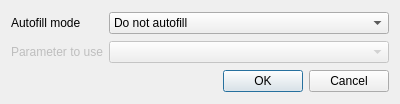
<?xml version="1.0" encoding="UTF-8"?>
<ui version="4.0">
 <class>DlgAutofill</class>
 <widget class="QDialog" name="DlgAutofill">
  <property name="geometry">
   <rect>
    <x>0</x>
    <y>0</y>
    <width>400</width>
    <height>104</height>
   </rect>
  </property>
  <property name="windowTitle">
   <string>Autofill settings</string>
  </property>
  <layout class="QGridLayout" name="gridLayout">
   <item row="0" column="0">
    <widget class="QLabel" name="label">
     <property name="text">
      <string>Autofill mode</string>
     </property>
    </widget>
   </item>
   <item row="0" column="1">
    <widget class="QComboBox" name="cmbFillType">
     <item>
      <property name="text">
       <string>Do not autofill</string>
      </property>
     </item>
     <item>
      <property name="text">
       <string>Fill with numbers</string>
      </property>
     </item>
     <item>
      <property name="text">
       <string>Fill with parameter values</string>
      </property>
     </item>
    </widget>
   </item>
   <item row="1" column="0">
    <widget class="QLabel" name="lblParameters">
     <property name="enabled">
      <bool>false</bool>
     </property>
     <property name="text">
      <string>Parameter to use</string>
     </property>
    </widget>
   </item>
   <item row="1" column="1">
    <widget class="QComboBox" name="cmbParameters">
     <property name="enabled">
      <bool>false</bool>
     </property>
     <property name="sizePolicy">
      <sizepolicy hsizetype="Expanding" vsizetype="Fixed">
       <horstretch>0</horstretch>
       <verstretch>0</verstretch>
      </sizepolicy>
     </property>
    </widget>
   </item>
   <item row="2" column="0" colspan="2">
    <widget class="QDialogButtonBox" name="buttonBox">
     <property name="orientation">
      <enum>Qt::Horizontal</enum>
     </property>
     <property name="standardButtons">
      <set>QDialogButtonBox::Cancel|QDialogButtonBox::Ok</set>
     </property>
    </widget>
   </item>
  </layout>
 </widget>
 <resources/>
 <connections>
  <connection>
   <sender>buttonBox</sender>
   <signal>accepted()</signal>
   <receiver>DlgAutofill</receiver>
   <slot>accept()</slot>
   <hints>
    <hint type="sourcelabel">
     <x>248</x>
     <y>254</y>
    </hint>
    <hint type="destinationlabel">
     <x>157</x>
     <y>274</y>
    </hint>
   </hints>
  </connection>
  <connection>
   <sender>buttonBox</sender>
   <signal>rejected()</signal>
   <receiver>DlgAutofill</receiver>
   <slot>reject()</slot>
   <hints>
    <hint type="sourcelabel">
     <x>316</x>
     <y>260</y>
    </hint>
    <hint type="destinationlabel">
     <x>286</x>
     <y>274</y>
    </hint>
   </hints>
  </connection>
 </connections>
</ui>
